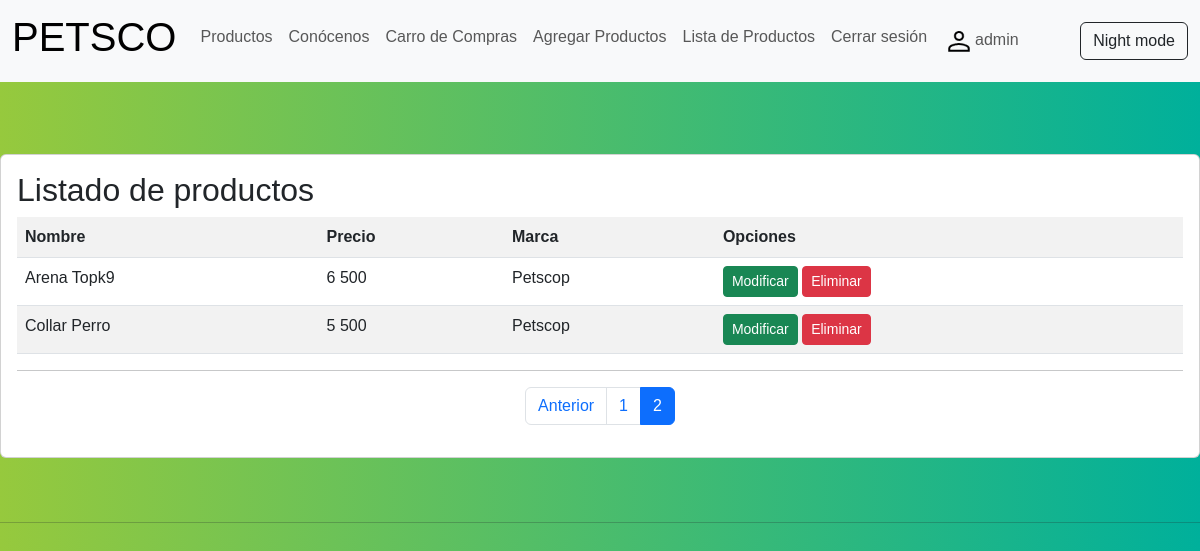
/listar-producto/?page=2 (signed in), run on an earlier commit of the app's database.
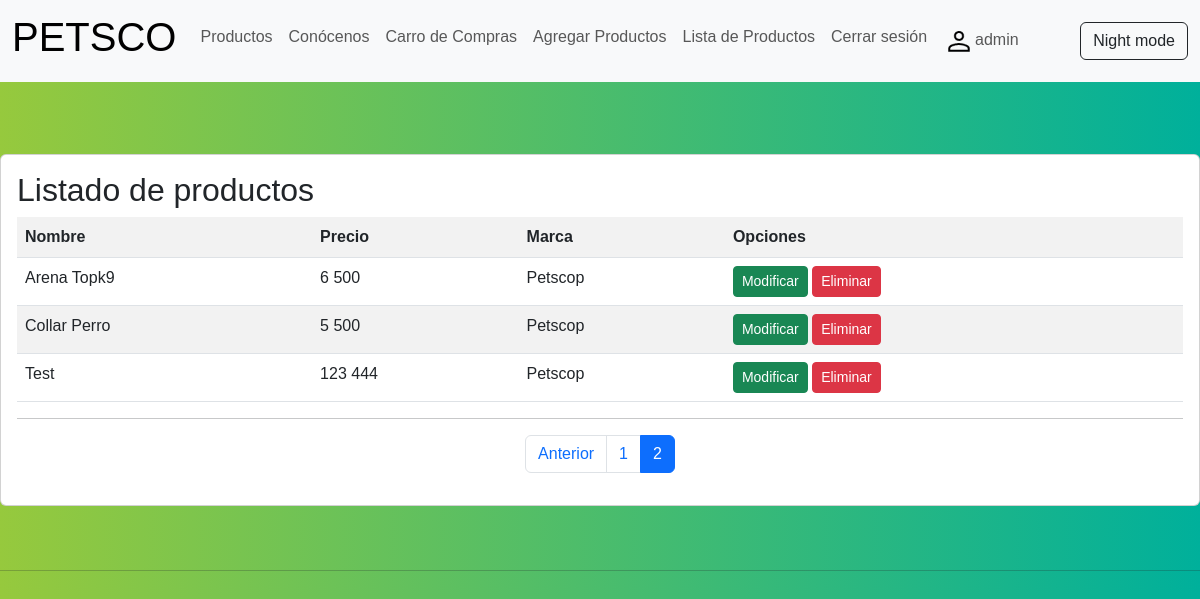
And on a later commit of the database.
### petscop/models.py (models this page shows, shortened)
class Producto(models.Model):
    nombre= models.CharField(max_length=50)
    precio= models.IntegerField()
    cantidad= models.IntegerField(null=True)
    descripcion= models.TextField()
    marca = models.ForeignKey(Marca, on_delete=models.PROTECT)
    tipo_producto = models.CharField(max_length=50)
    imagen = models.ImageField(upload_to="productos", null=True, )

class Marca(models.Model):
    nombre= models.CharField(max_length=50)
    def __str__(self):
        return self.nombre

### petscop/views.py (the view)
# urls.py: path('listar-producto/', listar_productos, name="listar_producto" ),
@permission_required('petscop.view_producto')
def listar_productos(request):
    productos = Producto.objects.all()
    page = request.GET.get('page', 1)
    try:
        paginator = Paginator(productos, 5)
        productos = paginator.page(page)
    except:
        raise Http404
    data = {
            'entity': productos,
            'paginator': paginator
            }
    return render(request, 'petscop/producto/listar.html', data)

### petscop/context_processor.py (called while the page is built)
def total_carrito(request):
    total = 0
    carrito = request.session.get("carrito", {})
    if carrito:
        for key, value in carrito.items():
            total += int(value["acumulado"])
    return {"total_carrito": total}

### petscop/templates/petscop/producto/listar.html (shortened to what this page needs)
{% extends 'petscop/base.html' %}
{% block content %}
{% load humanize %}
<br>
<br>
<br>
<div class="card">
    <div class="card-body">
        <h2>Listado de productos</h2>
        <table class="table table-striped table-hover table-responsive-sm">
            <tr>
                <th>Nombre</th>
                <th>Precio</th>
                <th>Marca</th>
                <th>Opciones</th>
            </tr>
            {% for p in entity %}
            <tr>
                 <td>{{ p.nombre | title }}</td>
                 <td>{{ p.precio | intcomma }}</td>
                 <td>{{ p.marca | title }}</td>
                  <td>
                    {% if perms.petscop.change_producto %}
                    <a href="{% url 'modificar_producto' p.id %}" class="btn btn-success btn-sm">Modificar</a>
                    {% endif %}
                    {% if perms.petscop.delete_producto %}
                    <a href="#" onclick="eliminarProducto({{ p.id }})" class="btn btn-danger btn-sm">Eliminar</a>
                    {% endif %}
                  </td>
            </tr>
            {% endfor %}
        </table>
        <hr>
        <div>
            {% include 'petscop/paginator.html' %}
        </div>
    </div>
</div>
{% endblock %}

What changed in the data, as far as the page shows it:
added Producto: nombre "Test", precio "123 444", marca "Petscop"
